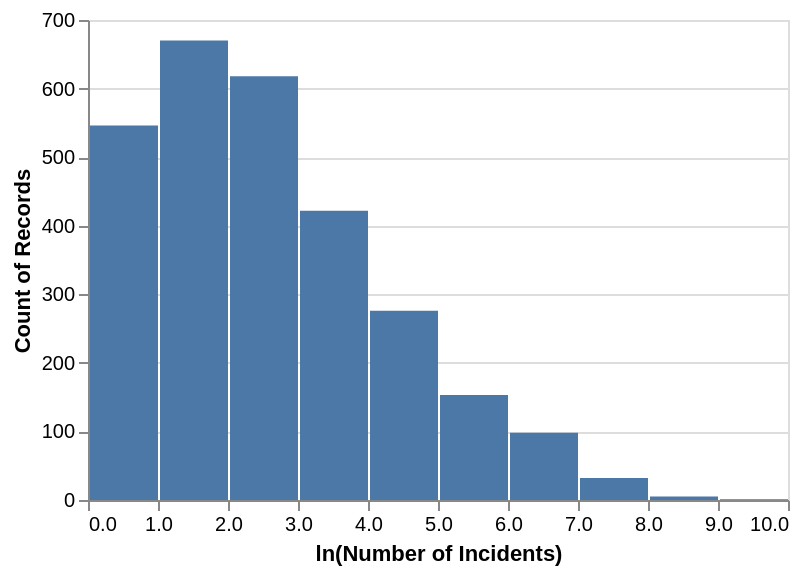

Describe this chart as a Vega-Lite specification.
### Vega-Lite specification from a JSON file in a GitHub repository (floating-point values rounded to 4 significant figures; data arrays with more than 128 entries replaced by an {"elided": "..."} marker saying what was removed)
{"config": {"view": {"continuousWidth": 400, "continuousHeight": 300}}, "data": {"name": "data-71e00856560b790bc0e8ae71caa7c5d1"}, "mark": "bar", "encoding": {"x": {"type": "quantitative", "axis": {"title": "ln(Number of Incidents)"}, "bin": true, "field": "log(count)"}, "y": {"type": "quantitative", "aggregate": "count", "axis": {"title": "Count of Records"}}}, "height": 240, "width": 350, "$schema": "https://vega.github.io/schema/vega-lite/v4.8.1.json", "datasets": {"data-71e00856560b790bc0e8ae71caa7c5d1": {"elided": "2821 records"}}}
